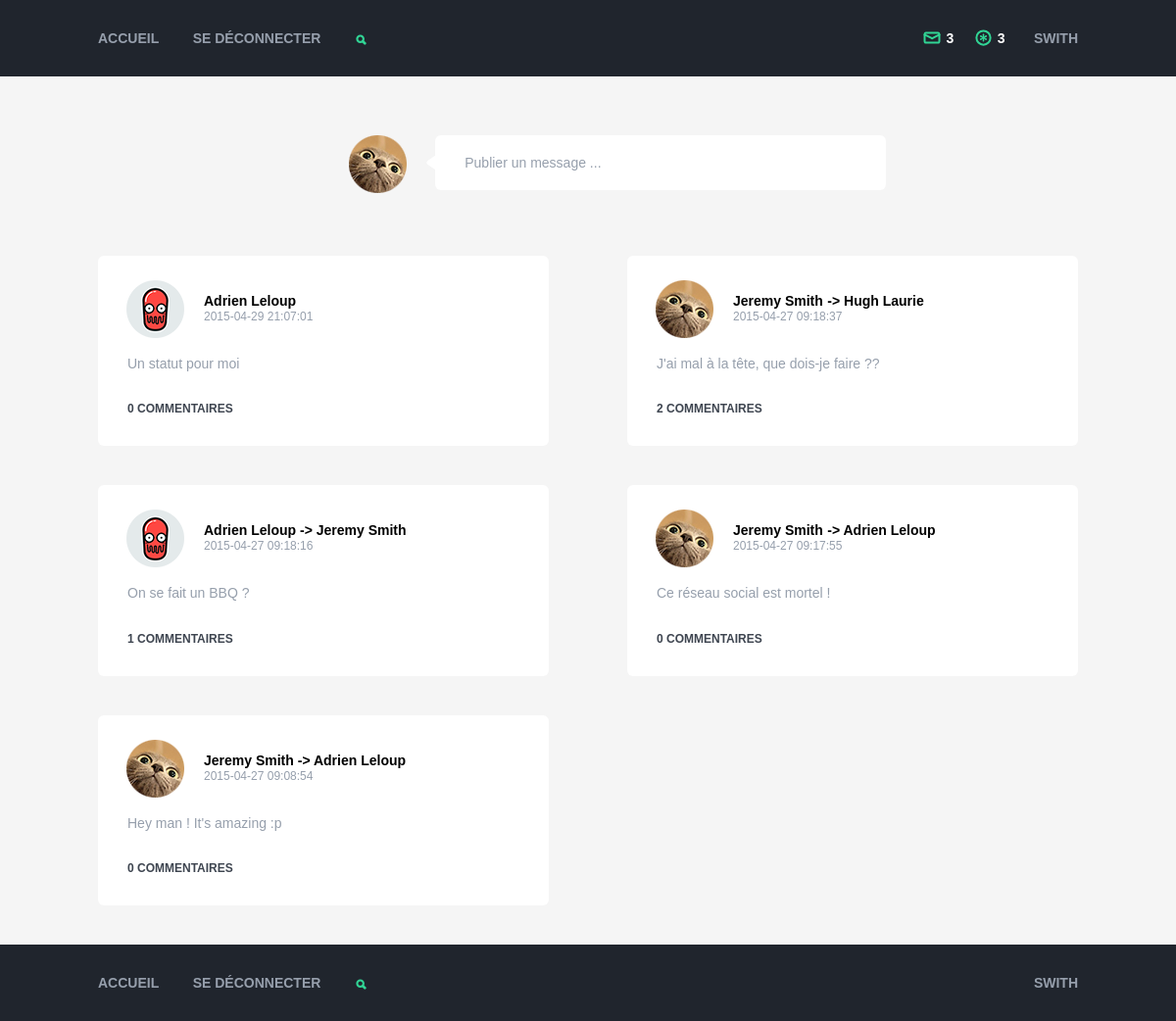
The page / (signed in) on the database its author committed.
### tables this page shows
CREATE TABLE `posts` (
  `id` int(11) unsigned NOT NULL AUTO_INCREMENT,
  `author_id` varchar(255) NOT NULL DEFAULT '',
  `target_id` varchar(255) NOT NULL DEFAULT '',
  `date` timestamp NOT NULL DEFAULT CURRENT_TIMESTAMP,
  `text` text NOT NULL,
  `image` varchar(255) DEFAULT NULL,
  `comment_count` int(11) DEFAULT '0',
  PRIMARY KEY (`id`),
  KEY `author_id` (`author_id`,`target_id`)
);

CREATE TABLE `users` (
  `id` int(11) unsigned NOT NULL AUTO_INCREMENT,
  `username` varchar(255) NOT NULL DEFAULT '',
  `firstname` varchar(255) NOT NULL DEFAULT '',
  `lastname` varchar(255) NOT NULL DEFAULT '',
  `tagline` varchar(255) DEFAULT '',
  `avatar` varchar(255) DEFAULT '',
  `password` varchar(255) NOT NULL DEFAULT '',
  `post_count` int(11) DEFAULT '0',
  `friend_count` int(11) DEFAULT '0',
  `date_enregistrement` timestamp NULL DEFAULT CURRENT_TIMESTAMP,
  PRIMARY KEY (`id`)
);

### Core/Controller.php (called while the page is built, shortened)
<?php
class Controller
{
    public $view = null,
           $layout = 'default',
           $Session = false,
           $rendered = false,
           $name = null,
           $Request = null,
           $vars = [],
           $Auth = null;
    function __construct(Request $request, $name)
    {
        $this->name = $name;
        $this->view = $request->action;
    }
    public function render()
    {
        require('./App/Views/' . ucfirst($this->name) . '/' . $this->view . '.php');
    }
}

### index.php (called while the page is built, shortened)
<?php
$dispatcher = new \Core\Dispatcher();

### Core/Model.php (called while the page is built, shortened)
<?php
class Model
{
    protected $db = null;
    protected $table = null;
    protected $primaryKey = 'id';
    function __construct()
    {
        if (is_null($this->db))
            $this->db = DbProvider::getDb();
        $this->table = str_replace('App\\Models\\', '', get_class($this)) . 's';
    }
    public function get(array $conditions = null, $table = null)
    {
        $query = "SELECT ";
        if (!isset($conditions['fields']))
            $query .= "*";
        else
            $query .= $conditions['fields'];
        if (is_null($table)) {
            $query .= " FROM " . $this->table;
        } else {
            $query .= " FROM " . $table;
        }
        if (isset($conditions['joins'])) {
            $joins = [];
            foreach ($conditions['joins'] as $j) {
                if (!isset($this->joins) || !isset($this->joins[$j])) {
                    debug("Le model " . $this->name . " n'a pas d'association avec la table $j ! Veuillez créer un tableau public \$joins dans votre model " . $this->name, false);
                } else {
                    $joins[] = " JOIN $j ON $j.{$this->primaryKey} = {$this->table}." . $this->joins[$j];
                }
            }
            $query .= implode(" AND ", $joins);
        }
        if (isset($conditions['where'])) {
            if (!is_array($conditions['where'])) {
                $query .= " WHERE " . $conditions['where'];
            }
        }
        if (isset($conditions['order'])) {
            $query .= " ORDER BY " . $conditions['order'];
        }
        $req = $this->db->query($query);
        return $req->fetchAll();
    }
    public function getFirst($conditions = null, $table = null){
        return current($this->get($conditions,$table));
    }
}

### Core/DbProvider.php (called while the page is built, shortened)
<?php
class DbProvider
{
    private static $_instance = null;
    private function __construct()
    {
        $this->settings = require('./App/Configs/database.php');
        try {
            $this->db = new PDO(
                'mysql:dbname=' . $this->settings['dbName'] . ';host:' . $this->settings['host'],
                $this->settings['username'],
                $this->settings['password'],
                $this->settings['options']
            );
        } catch (PDOException $e) {
            die($e->getMessage());
        }
    }
    public static function getDb()
    {
        if (is_null(self::$_instance)) {
            self::$_instance = new DbProvider();
        }
        return self::$_instance->db;
    }
}

### App/Configs/database.php (called while the page is built)
<?php
return [
    'host'     => 'localhost',
    'dbName'   => 'swoid',
    'username' => 'root',
    'password' => 'root',
    'options'  => [
        PDO::ATTR_DEFAULT_FETCH_MODE => PDO::FETCH_OBJ,
        PDO::ATTR_ERRMODE => PDO::ERRMODE_EXCEPTION
    ]
];

### App/Models/Post.php (called while the page is built, shortened)
<?php
class Post extends AppModel
{
    public function getHomePosts($user_id)
    {
        $sql = 'SELECT DISTINCT
                  author_id, target_id, date, text, comment_count, posts.id as p_id,
                  firstname, lastname, avatar, users.id as u_id
                FROM posts
                LEFT JOIN users ON users.id = posts.author_id
                LEFT JOIN relations ON user_id = users.id
                WHERE friend_id = :user_id OR ( friend_id != :user_id AND user_id = :user_id )
                ORDER BY date DESC';
        $pdost = $this->db->prepare($sql);
        $pdost->execute([':user_id'=>$user_id]);
        return $pdost->fetchAll();
    }
}

### App/Controllers/PostsController.php (called while the page is built, shortened)
<?php
class PostsController extends AppController
{
    public function index(){
        $d['posts'] = $this->Post->getHomePosts($_SESSION['id']);
        foreach ($d['posts'] as $post) {
            if($post->author_id != $post->target_id) {
                $post->target = $this->User->getFirst(['where'=>'id = ' . $post->target_id]);
            }
        }
    }
}

### App/Views/Posts/index.php (the view, shortened to what this page needs)
<div id="left">
    <?php foreach ($posts as $post): ?>
        <?php if ($post->p_id % 2 != 0): ?>
            <div class="post">
                <div class="header">
                    <img src="<?= ASSETS . 'img/' . $post->avatar . '-m.png'; ?>" alt="" width="59"/>
                    <span><?= $post->firstname . ' ' . $post->lastname; ?> <?= isset($post->target) ? '-> ' . $post->target->firstname . ' ' . $post->target->lastname : ''; ?></span>
                    <p class="date"><?= $post->date; ?></p>
                </div>
                <p class="main">
                    <?= $post->text; ?>
                </p>
                <div class="footer">
                    <button class="popup-button"><?= $post->comment_count; ?> commentaires</button>
                </div>
            </div>
        <?php endif; ?>
    <?php endforeach; ?>
</div>
<div id="right">
    <?php foreach ($posts as $post): ?>
        <?php if ($post->p_id % 2 == 0): ?>
            <div class="post">
                <div class="header">
                    <img src="<?= ASSETS . 'img/' . $post->avatar. '-m.png'; ?>" alt="" width="59"/>
                    <span class="first"><?= $post->firstname . ' ' . $post->lastname; ?></span>
                    <?= isset($post->target) ? '<span> -> ' . $post->target->firstname . ' ' . $post->target->lastname . '</span>' : ''; ?>
                    <p class="date"><?= $post->date; ?></p>
                </div>
                <p class="main">
                    <?= $post->text; ?>
                </p>
                <div class="footer">
                    <button class="popup-button"><?= $post->comment_count; ?> commentaires</button>
                </div>
            </div>
        <?php endif; ?>
    <?php endforeach; ?>
</div>

### App/Assets/css/main.css (style rules this page uses)
html, body, div, span, applet, object, iframe, h1, h2, h3, h4, h5, h6, p, blockquote, pre, a, abbr, acronym, address, big, cite, code, del, dfn, em, img, ins, kbd, q, s, samp, small, strike, strong, sub, sup, tt, var, b, u, i, center, dl, dt, dd, ol, ul, li, fieldset, form, label, legend, table, caption, tbody, tfoot, thead, tr, th, td, article, aside, canvas, details, embed, figure, figcaption, footer, header, hgroup, menu, nav, output, ruby, section, summary, time, mark, audio, video { margin: 0; padding: 0; border: 0; font: inherit; font-size: 100%; vertical-align: baseline; }
html { line-height: 1; }
body { background-color: #f5f5f5; font: 100% "Avenir Next", sans-serif; }
button { font: 100% "Avenir Next", sans-serif; }
#left { float: left; width: 50%; box-sizing: border-box; padding-right: 40px; }
#right { float: right; width: 50%; box-sizing: border-box; padding-left: 40px; }
.post { box-sizing: border-box; padding: 25px 30px 30px; background-color: #FFF; border-radius: 6px; margin-bottom: 40px; }
.post .header { margin-bottom: 30px; }
.post .header img { float: left; margin-left: -1px; margin-right: 20px; }
.post .header span { font-weight: bold; font-size: 14px; display: inline-block; margin-top: 13px; }
.post .header p.date { font-size: 12px; color: #969fac; font-weight: 500; }
.post .main { clear: both; font-size: 14px; color: #969fac; line-height: 1.6; }
.post .footer { position: relative; margin-top: 25px; }
.post .footer button { font-size: 12px; color: #3e4550; padding: 0; text-transform: uppercase; font-weight: bold; background: none; border: none; }

### rows shown on the page
posts: author.avatar (picture), author.firstname "Adrien", author.lastname "Leloup", date "2015-04-29 21:07:01", text "Un statut pour moi", comment_count "0"
posts: author.avatar (picture), author.firstname "Adrien", author.lastname "Leloup", date "2015-04-27 09:18:16", text "On se fait un BBQ ?", comment_count "1"
users: firstname "Jeremy", lastname "Smith"
posts: author.avatar (picture), author.firstname "Jeremy", author.lastname "Smith", date "2015-04-27 09:08:54", text "Hey man ! It's amazing :p", comment_count "0"
users: firstname "Adrien", lastname "Leloup"
posts: author.avatar (picture), author.firstname "Jeremy", author.lastname "Smith", date "2015-04-27 09:18:37", text "J'ai mal à la tête, que dois-je faire ??", comment_count "2"
users: firstname "Hugh", lastname "Laurie"
posts: author.avatar (picture), author.firstname "Jeremy", author.lastname "Smith", date "2015-04-27 09:17:55", text "Ce réseau social est mortel !", comment_count "0"

### other values the page prints
$_SESSION['username'] "SWITH"
